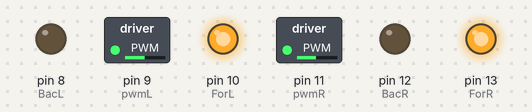
The sketch below on a simulated Arduino Uno, built with avr-gcc and run on an emulated ATmega328P. Parts: switched loads named in the sketch (green lamp = pin HIGH), output pins drawn as LEDs (lit = HIGH).

Above: at 0.05 s.
At 3.95 s:
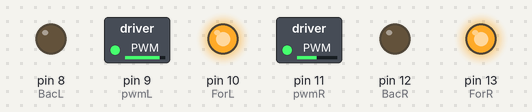
At 5.45 s:
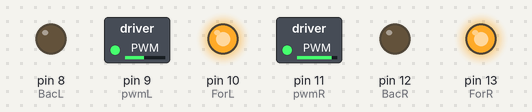
At 7.95 s:
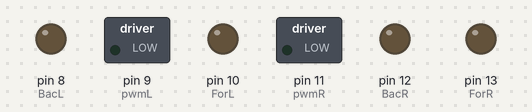
Timing chart, 0 to 10.4 s (numbered marks = the images above):
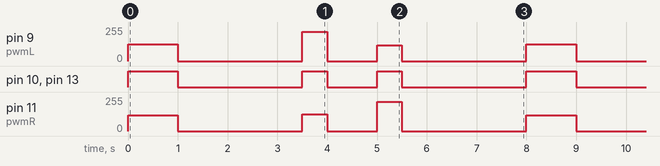

The sketch:

L293D_Test_LineFollower.ino
```cpp
int pwmL = 9;
int ForL = 10;
int BacL = 8;
int ForR = 13;
int BacR = 12;
int pwmR = 11;

void setup() {
  pinMode(pwmL,OUTPUT);
  pinMode(ForL,OUTPUT);
  pinMode(BacL,OUTPUT);
  pinMode(ForR,OUTPUT);
  pinMode(BacR,OUTPUT);
  pinMode(pwmR,OUTPUT);
}

void loop() {
 maju();
 delay(1000);
 berhenti();
 delay(2500);
 kanan(220, 125);
 delay(500);
 berhenti();
 delay(1000);
 kiri(120, 220);
 delay(500);
 berhenti();
 delay(2500);
}


void maju(){
  digitalWrite(ForL,HIGH);
  digitalWrite(ForR,HIGH);
  analogWrite(pwmL, 125);
  analogWrite(pwmR, 120);
}

void kanan(int spdkir, int spdkan){
  digitalWrite(ForL,HIGH);
  digitalWrite(ForR,HIGH);
  analogWrite(pwmL, spdkir);
  analogWrite(pwmR, spdkan);
}

void kiri(int spdkir2, int spdkan2){
  digitalWrite(ForL,HIGH);
  digitalWrite(ForR,HIGH);
  analogWrite(pwmL, spdkir2);
  analogWrite(pwmR, spdkan2);
}
void berhenti(){
  digitalWrite(ForL,LOW);
  digitalWrite(ForR,LOW);
  digitalWrite(BacL,LOW);
  digitalWrite(BacR,LOW);

  analogWrite(pwmL, 0);
  analogWrite(pwmR, 0);
}
```

Measured:
- by itself, pin 9 (pwmL): repeats every 8.0 s: 0/255 2.5 s, 220/255 0.50 s, 0/255 1.0 s, 120/255 0.50 s, 0/255 2.5 s, 125/255 1.0 s
- by itself, pin 10 (ForL), pin 13 (ForR): repeats every 8.0 s: LOW 2.5 s, HIGH 0.50 s, LOW 1.0 s, HIGH 0.50 s, LOW 2.5 s, HIGH 1.0 s
- by itself, pin 11 (pwmR): repeats every 8.0 s: 0/255 2.5 s, 125/255 0.50 s, 0/255 1.0 s, 220/255 0.50 s, 0/255 2.5 s, 120/255 1.0 s
